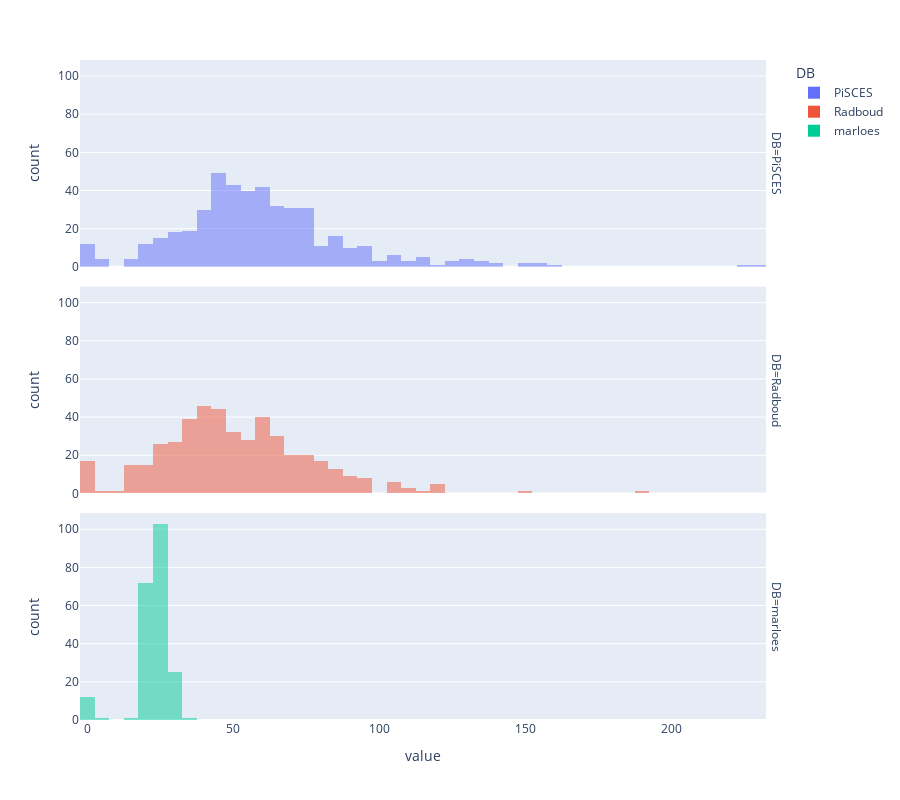

The notebook cell saved with this chart:
### Code cell
px.histogram(
    df_session_tot[["DB", "wav_duration_s"]].pivot(
        columns="DB", values="wav_duration_s"
    ),
    nbins=100,
    facet_row="DB",
    height=800,
    opacity=0.5,
)

### Figure 1 — Plotly figure (JSON) as saved in the notebook; plotly's stock layout.template omitted (floating-point values rounded to 4 significant figures; data arrays with more than 128 entries replaced by an {"elided": "..."} marker saying what was removed)
{"data": [{"alignmentgroup": "True", "bingroup": "x", "hovertemplate": "DB=PiSCES<br>value=%{x}<br>count=%{y}<extra></extra>", "legendgroup": "PiSCES", "marker": {"color": "#636efa", "opacity": 0.5, "pattern": {"shape": ""}}, "name": "PiSCES", "nbinsx": 100, "offsetgroup": "PiSCES", "orientation": "v", "showlegend": true, "type": "histogram", "x": {"elided": "1147 float values"}, "xaxis": "x3", "yaxis": "y3"}, {"alignmentgroup": "True", "bingroup": "x", "hovertemplate": "DB=Radboud<br>value=%{x}<br>count=%{y}<extra></extra>", "legendgroup": "Radboud", "marker": {"color": "#EF553B", "opacity": 0.5, "pattern": {"shape": ""}}, "name": "Radboud", "nbinsx": 100, "offsetgroup": "Radboud", "orientation": "v", "showlegend": true, "type": "histogram", "x": {"elided": "1147 float values"}, "xaxis": "x2", "yaxis": "y2"}, {"alignmentgroup": "True", "bingroup": "x", "hovertemplate": "DB=marloes<br>value=%{x}<br>count=%{y}<extra></extra>", "legendgroup": "marloes", "marker": {"color": "#00cc96", "opacity": 0.5, "pattern": {"shape": ""}}, "name": "marloes", "nbinsx": 100, "offsetgroup": "marloes", "orientation": "v", "showlegend": true, "type": "histogram", "x": {"elided": "1147 float values"}, "xaxis": "x", "yaxis": "y"}], "layout": {"annotations": [{"font": {}, "showarrow": false, "text": "DB=marloes", "textangle": 90, "x": 0.98, "xanchor": "left", "xref": "paper", "y": 0.1567, "yanchor": "middle", "yref": "paper"}, {"font": {}, "showarrow": false, "text": "DB=Radboud", "textangle": 90, "x": 0.98, "xanchor": "left", "xref": "paper", "y": 0.5, "yanchor": "middle", "yref": "paper"}, {"font": {}, "showarrow": false, "text": "DB=PiSCES", "textangle": 90, "x": 0.98, "xanchor": "left", "xref": "paper", "y": 0.8433, "yanchor": "middle", "yref": "paper"}], "barmode": "relative", "height": 800, "legend": {"title": {"text": "DB"}, "tracegroupgap": 0}, "margin": {"t": 60}, "xaxis": {"anchor": "y", "domain": [0, 0.98], "title": {"text": "value"}}, "xaxis2": {"anchor": "y2", "domain": [0, 0.98], "matches": "x", "showticklabels": false}, "xaxis3": {"anchor": "y3", "domain": [0, 0.98], "matches": "x", "showticklabels": false}, "yaxis": {"anchor": "x", "domain": [0, 0.3133], "title": {"text": "count"}}, "yaxis2": {"anchor": "x2", "domain": [0.3433, 0.6567], "matches": "y", "title": {"text": "count"}}, "yaxis3": {"anchor": "x3", "domain": [0.6867, 1.0], "matches": "y", "title": {"text": "count"}}}}
